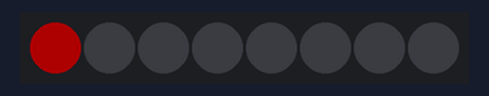
This sketch was run on a simulated ESP32. Shown: 8 RGB LEDs in strip order, left to right. Dim RGB values are drawn brighter than linear.

Above: at 0.1 s.
At 0.9 s:
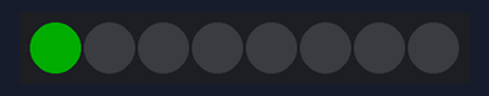
At 1.71 s:
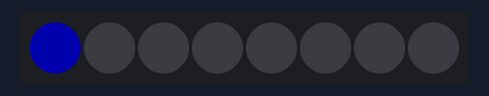
At 2.5 s:
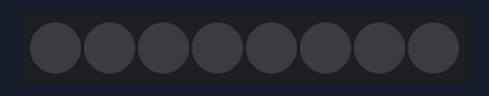
At 6.5 s:
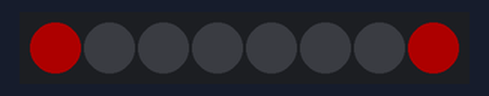
At 9.31 s:
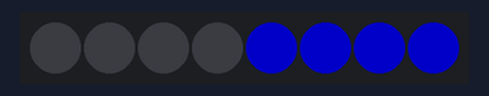
Timing chart, 0 to 40.0 s (numbered marks = the images above):
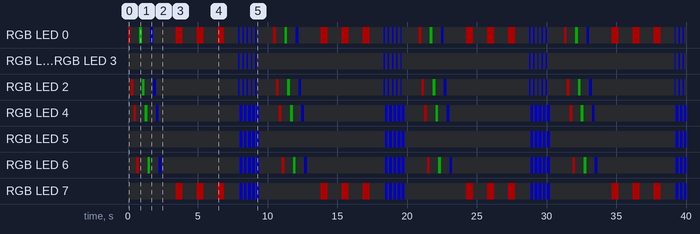

The sketch:

esp32-02-ws8.ino
```cpp
//esp32-02-ws8 - simple test: one WS2812 rgb LED
//octopusLAB - ESP32 ROBOT board (2018/09)
//NeoPixel(c) 2013 Shae Erisson (AdaFruit NeoPixel library)

#include <Adafruit_NeoPixel.h>

#define PIN_WS         13
#define NUMPIXELS      8
Adafruit_NeoPixel wsLED = Adafruit_NeoPixel(NUMPIXELS, PIN_WS, NEO_GRB + NEO_KHZ800);
// wsLED.Color takes RGB values, from 0,0,0 up to 255,255,255
int delayval = 1000; // delay for half a second

void wsOneRGBtest(){
    wsLED.setPixelColor(0, wsLED.Color(150,0,0));
    wsLED.show();
    delay(delayval/5);

    wsLED.setPixelColor(0, wsLED.Color(0,150,0));
    wsLED.show();
    delay(delayval/5);

    wsLED.setPixelColor(0, wsLED.Color(0,0,150));
    wsLED.show();
    delay(delayval/5);
  }

void wsClear(){
   for(int i=0;i<NUMPIXELS;i++){
      wsLED.setPixelColor(i, wsLED.Color(0,0,0));}
   wsLED.show();
}

void wsSnake(byte wsR,byte wsG,byte wsB){
   for(int i=0;i<NUMPIXELS;i++){
    wsLED.setPixelColor(i, wsLED.Color(wsR,wsG,wsB));
    wsLED.show();
    delay(delayval/10);
    wsLED.setPixelColor(i, wsLED.Color(0,0,0));
    wsLED.show();
   }
}

void wsNavigate(byte wsR,byte wsG,byte wsB){
    wsLED.setPixelColor(0, wsLED.Color(wsR,wsG,wsB));
    wsLED.setPixelColor(7, wsLED.Color(wsR,wsG,wsB));
    wsLED.show();
    delay(delayval/2);
    wsLED.setPixelColor(0, wsLED.Color(0,0,0));
    wsLED.setPixelColor(7, wsLED.Color(0,0,0));
    wsLED.show();
    delay(delayval);
}

void wsPolice(byte wsR,byte wsG,byte wsB){
    wsLED.setPixelColor(0, wsLED.Color(wsR,wsG,wsB));
    wsLED.setPixelColor(1, wsLED.Color(wsR,wsG,wsB));
    wsLED.setPixelColor(2, wsLED.Color(wsR,wsG,wsB));
    wsLED.setPixelColor(3, wsLED.Color(wsR,wsG,wsB));
    wsLED.setPixelColor(4, wsLED.Color(0,0,0));
    wsLED.setPixelColor(5, wsLED.Color(0,0,0));
    wsLED.setPixelColor(6, wsLED.Color(0,0,0));
    wsLED.setPixelColor(7, wsLED.Color(0,0,0));
    wsLED.show();
    delay(delayval/10);
    wsLED.setPixelColor(0, wsLED.Color(0,0,0));
    wsLED.setPixelColor(1, wsLED.Color(0,0,0));
    wsLED.setPixelColor(2, wsLED.Color(0,0,0));
    wsLED.setPixelColor(3, wsLED.Color(0,0,0));
    wsLED.setPixelColor(4, wsLED.Color(wsR,wsG,wsB));
    wsLED.setPixelColor(5, wsLED.Color(wsR,wsG,wsB));
    wsLED.setPixelColor(6, wsLED.Color(wsR,wsG,wsB));
    wsLED.setPixelColor(7, wsLED.Color(wsR,wsG,wsB));
    wsLED.show();
    delay(delayval/5);
}

void setup() {
  wsLED.begin(); // This initializes the NeoPixel library.
}

void loop() {
    wsSnake(50,0,0);
    wsSnake(0,50,0);
    wsSnake(0,0,50);

    delay(1000);

    for(int i=0;i<3;i++){wsNavigate(50,0,0);}

    for(int i=0;i<5;i++){wsPolice(0,0,100);}
    wsClear();
    //wsOneRGBtest();
    delay(1000);
}
```

Measured:
- by itself, RGB LED 1, RGB LED 3: repeats every 10.4 s: 4 × (off 0.20 s, RGB(0, 0, 100) 0.10 s), off 9.1 s, RGB(0, 0, 100) 0.10 s
- by itself, RGB LED 5: repeats every 10.4 s: 4 × (off 0.10 s, RGB(0, 0, 100) 0.20 s), off 9.0 s, RGB(0, 0, 100) 0.20 s
- by itself, RGB LED 0: off → RGB(50, 0, 0) at 0.00 s, → off 0.20 s later, → RGB(0, 50, 0) 0.60 s later, → off 0.20 s later, … (84 changes in this stretch)
- by itself, RGB LED 7: repeats every 10.4 s: 2 × (off 1.0 s, RGB(50, 0, 0) 0.50 s), off 1.1 s, 4 × (RGB(0, 0, 100) 0.20 s, off 0.10 s), RGB(0, 0, 100) 0.20 s, off 4.4 s, RGB(50, 0, 0) 0.50 s
- what the display in image 3 shows lasts 1.0 s, from 2.4 s to 3.4 s
- what the display in image 4 shows lasts 0.5 s, from 6.4 s to 6.9 s
